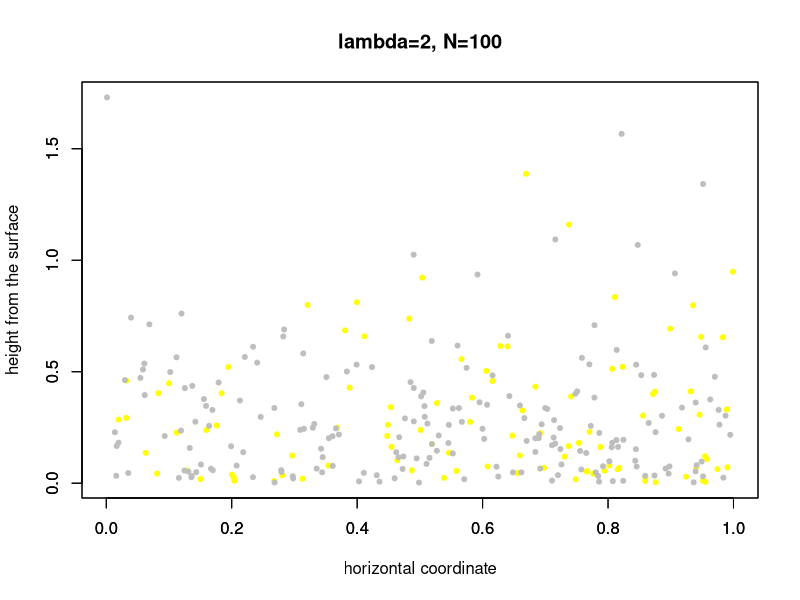

R code for this plot:
N = 100
lambda=3
y.e = rexp(N,lambda)
y.g = rexp(2*N,lambda)
x = runif(3*N)
c = y.e
c = c(c,y.g)

plot(x=x[1:N],y=y.e, col="yellow",pch=20,
     xlab="horizontal coordinate",ylab="height from the surface",
     main="lambda=2, N=100",
  xlim=range(c(min(x),max(x))), ylim=range(c(min(c),max(c))))
par(new=TRUE)
plot(x=x[(N+1):length(x)],y=y.g, col="grey",pch=20,xlab="",ylab="",
     xlim=range(c(min(x),max(x))), ylim=range(c(min(c),max(c))))
